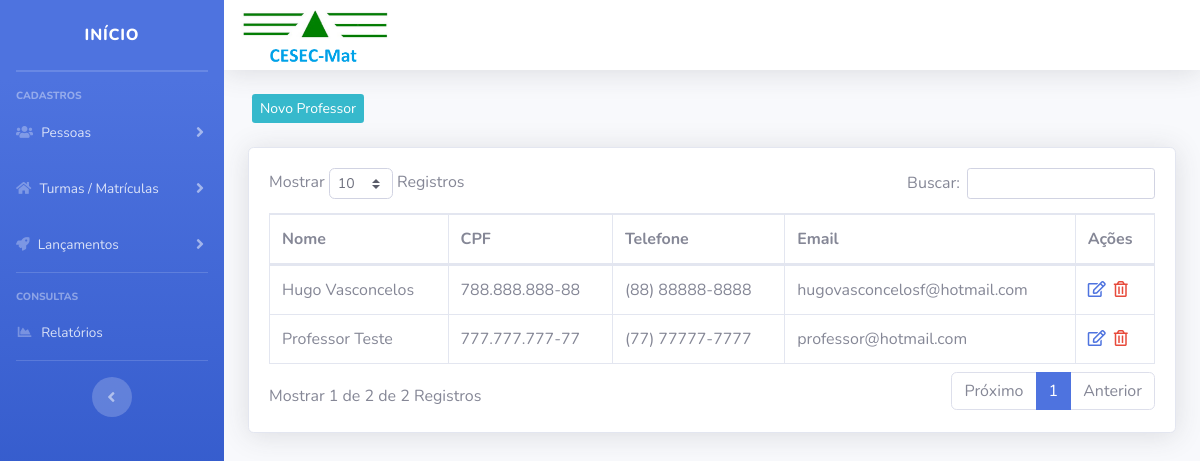
Before: /cesec/painel/index.php?pag=professores with the older database file.
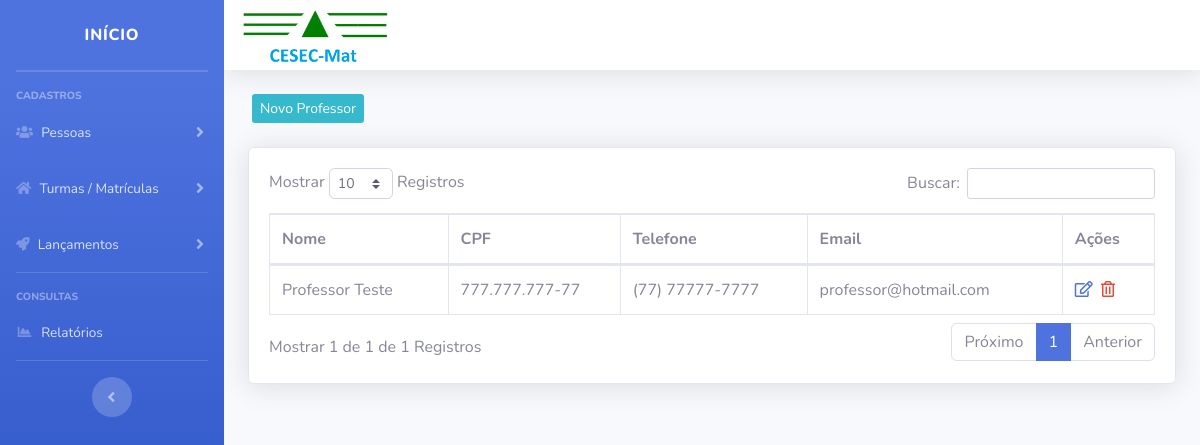
After: the same page with the newer database file.
### tables this page shows
CREATE TABLE `professores` (
  `id` int(11) NOT NULL,
  `nome` varchar(50) NOT NULL,
  `cpf` varchar(20) NOT NULL,
  `telefone` varchar(20) NOT NULL,
  `email` varchar(50) NOT NULL,
  `endereco` varchar(100) DEFAULT NULL,
  `foto` varchar(100) DEFAULT NULL
);

### cesec/painel/professores.php (the view, shortened to what this page needs)
<?php
$pag = "professores";
require_once("../conexao.php");
?>
<div class="row mt-4 mb-4">
    <a type="button" class="btn-info btn-sm ml-3 d-none d-md-block" href="index.php?pag=<?php echo $pag ?>&funcao=novo">Novo Professor</a>
</div>
<div class="card shadow mb-4">
    <div class="card-body">
        <div class="table-responsive">
            <table class="table table-bordered" id="dataTable" width="100%" cellspacing="0">
                <thead>
                    <tr>
                        <th>Nome</th>
                        <th>CPF</th>
                        <th>Telefone</th>
                        <th>Email</th>
                        <th>Ações</th>
                    </tr>
                </thead>
                <tbody>
                 <?php
                 $query = $pdo->query("SELECT * FROM professores order by id desc ");
                 $res = $query->fetchAll(PDO::FETCH_ASSOC);
                 for ($i=0; $i < count($res); $i++) {
                  $nome = $res[$i]['nome'];
                  $cpf = $res[$i]['cpf'];
                  $telefone = $res[$i]['telefone'];
                  $email = $res[$i]['email'];
                  $id = $res[$i]['id'];
                  ?>
                  <tr>
                    <td><?php echo $nome ?></td>
                    <td><?php echo $cpf ?></td>
                    <td><?php echo $telefone ?></td>
                    <td><?php echo $email ?></td>
                    <td>
                       <a href="index.php?pag=<?php echo $pag ?>&funcao=editar&id=<?php echo $id ?>" class='text-primary mr-1' title='Editar Dados'><i class='far fa-edit'></i></a>
                       <a href="index.php?pag=<?php echo $pag ?>&funcao=excluir&id=<?php echo $id ?>" class='text-danger mr-1' title='Excluir Registro'><i class='far fa-trash-alt'></i></a>
                   </td>
               </tr>
           <?php } ?>
       </tbody>
   </table>
</div>
</div>
</div>

Changed rows visible on the page:
removed professores: nome "Hugo Vasconcelos", cpf "788.888.888-88", telefone "(88) 88888-8888", email "hugovasconcelosf@hotmail.com"
Other visible differences:
text written by a page script: "Mostrar Registros Buscar: Mostrar 1 de 2 de 2 Registros Próximo 1 Anterior" → "Mostrar Registros Buscar: Mostrar 1 de 1 de 1 Registros Próximo 1 Anterior"
